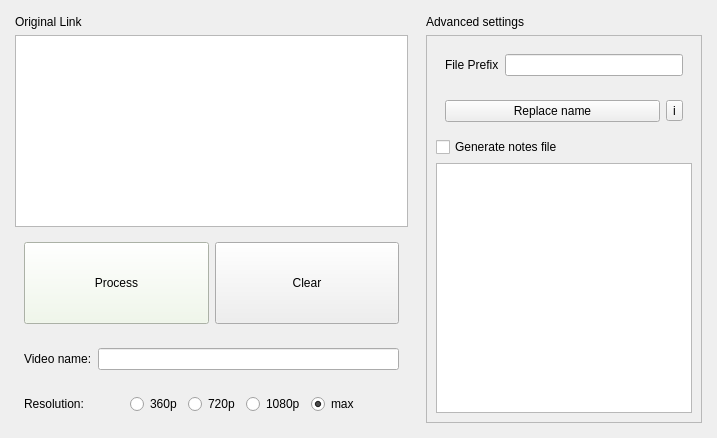
     <widget class="QWidget" name="widget_9" native="true">
      <property name="sizePolicy">
       <sizepolicy hsizetype="Preferred" vsizetype="Preferred">
        <horstretch>0</horstretch>
        <verstretch>0</verstretch>
       </sizepolicy>
      </property>
      <layout class="QHBoxLayout" name="horizontalLayout_8">
       <property name="spacing">
        <number>0</number>
       </property>
       <property name="leftMargin">
        <number>6</number>
       </property>
       <property name="topMargin">
        <number>6</number>
       </property>
       <property name="rightMargin">
        <number>6</number>
       </property>
       <property name="bottomMargin">
        <number>6</number>
       </property>
       <item>
        <widget class="QWidget" name="widget_10" native="true">
         <layout class="QVBoxLayout" name="verticalLayout_5">
          <item>
           <widget class="QLabel" name="label">
            <property name="text">
             <string>Original Link</string>
            </property>
           </widget>
          </item>
          <item>
           <widget class="QPlainTextEdit" name="text_edit_link"/>
          </item>
          <item>
           <widget class="QWidget" name="widget_2" native="true">
            <property name="minimumSize">
             <size>
              <width>0</width>
              <height>100</height>
             </size>
            </property>
            <layout class="QHBoxLayout" name="horizontalLayout_3">
             <item>
              <widget class="QPushButton" name="btn_process">
               <property name="sizePolicy">
                <sizepolicy hsizetype="Minimum" vsizetype="Minimum">
                 <horstretch>0</horstretch>
                 <verstretch>0</verstretch>
                </sizepolicy>
               </property>
               <property name="palette">
                <palette>
                 <active>
                  <colorrole role="WindowText">
                   <brush brushstyle="SolidPattern">
                    <color alpha="255">
                     <red>0</red>
                     <green>0</green>
                     <blue>0</blue>
                    </color>
                   </brush>
                  </colorrole>
                  <colorrole role="Button">
                   <brush brushstyle="SolidPattern">
                    <color alpha="255">
                     <red>239</red>
                     <green>248</green>
                     <blue>232</blue>
                    </color>
                   </brush>
                  </colorrole>
                  <colorrole role="Light">
                   <brush brushstyle="SolidPattern">
                    <color alpha="255">
                     <red>255</red>
                     <green>255</green>
                     <blue>255</blue>
                    </color>
                   </brush>
                  </colorrole>
                  <colorrole role="Midlight">
                   <brush brushstyle="SolidPattern">
                    <color alpha="255">
                     <red>247</red>
                     <green>251</green>
                     <blue>243</blue>
                    </color>
                   </brush>
                  </colorrole>
                  <colorrole role="Dark">
                   <brush brushstyle="SolidPattern">
                    <color alpha="255">
                     <red>119</red>
                     <green>124</green>
                     <blue>116</blue>
                    </color>
                   </brush>
                  </colorrole>
                  <colorrole role="Mid">
                   <brush brushstyle="SolidPattern">
                    <color alpha="255">
                     <red>159</red>
                     <green>165</green>
                     <blue>155</blue>
                    </color>
                   </brush>
                  </colorrole>
                  <colorrole role="Text">
                   <brush brushstyle="SolidPattern">
                    <color alpha="255">
                     <red>0</red>
                     <green>0</green>
                     <blue>0</blue>
                    </color>
                   </brush>
                  </colorrole>
                  <colorrole role="BrightText">
                   <brush brushstyle="SolidPattern">
                    <color alpha="255">
                     <red>255</red>
                     <green>255</green>
                     <blue>255</blue>
                    </color>
                   </brush>
                  </colorrole>
                  <colorrole role="ButtonText">
                   <brush brushstyle="SolidPattern">
                    <color alpha="255">
                     <red>0</red>
                     <green>0</green>
                     <blue>0</blue>
                    </color>
                   </brush>
                  </colorrole>
                  <colorrole role="Base">
                   <brush brushstyle="SolidPattern">
                    <color alpha="255">
                     <red>255</red>
                     <green>255</green>
                     <blue>255</blue>
                    </color>
                   </brush>
                  </colorrole>
                  <colorrole role="Window">
                   <brush brushstyle="SolidPattern">
                    <color alpha="255">
                     <red>239</red>
                     <green>248</green>
                     <blue>232</blue>
                    </color>
                   </brush>
                  </colorrole>
                  <colorrole role="Shadow">
                   <brush brushstyle="SolidPattern">
                    <color alpha="255">
                     <red>0</red>
                     <green>0</green>
                     <blue>0</blue>
                    </color>
                   </brush>
                  </colorrole>
                  <colorrole role="AlternateBase">
                   <brush brushstyle="SolidPattern">
                    <color alpha="255">
                     <red>247</red>
                     <green>251</green>
                     <blue>243</blue>
                    </color>
                   </brush>
                  </colorrole>
                  <colorrole role="ToolTipBase">
                   <brush brushstyle="SolidPattern">
                    <color alpha="255">
                     <red>255</red>
                     <green>255</green>
                     <blue>220</blue>
                    </color>
                   </brush>
                  </colorrole>
                  <colorrole role="ToolTipText">
                   <brush brushstyle="SolidPattern">
                    <color alpha="255">
                     <red>0</red>
                     <green>0</green>
                     <blue>0</blue>
                    </color>
                   </brush>
                  </colorrole>
                  <colorrole role="PlaceholderText">
                   <brush brushstyle="SolidPattern">
                    <color alpha="128">
                     <red>0</red>
                     <green>0</green>
                     <blue>0</blue>
                    </color>
                   </brush>
                  </colorrole>
                 </active>
                 <inactive>
                  <colorrole role="WindowText">
                   <brush brushstyle="SolidPattern">
                    <color alpha="255">
                     <red>0</red>
                     <green>0</green>
                     <blue>0</blue>
                    </color>
                   </brush>
                  </colorrole>
                  <colorrole role="Button">
                   <brush brushstyle="SolidPattern">
                    <color alpha="255">
                     <red>239</red>
                     <green>248</green>
                     <blue>232</blue>
                    </color>
                   </brush>
                  </colorrole>
                  <colorrole role="Light">
                   <brush brushstyle="SolidPattern">
                    <color alpha="255">
                     <red>255</red>
                     <green>255</green>
                     <blue>255</blue>
                    </color>
                   </brush>
                  </colorrole>
                  <colorrole role="Midlight">
                   <brush brushstyle="SolidPattern">
                    <color alpha="255">
                     <red>247</red>
                     <green>251</green>
                     <blue>243</blue>
                    </color>
                   </brush>
                  </colorrole>
                  <colorrole role="Dark">
                   <brush brushstyle="SolidPattern">
                    <color alpha="255">
                     <red>119</red>
                     <green>124</green>
                     <blue>116</blue>
                    </color>
                   </brush>
                  </colorrole>
                  <colorrole role="Mid">
                   <brush brushstyle="SolidPattern">
                    <color alpha="255">
                     <red>159</red>
                     <green>165</green>
                     <blue>155</blue>
                    </color>
                   </brush>
                  </colorrole>
                  <colorrole role="Text">
                   <brush brushstyle="SolidPattern">
                    <color alpha="255">
                     <red>0</red>
                     <green>0</green>
                     <blue>0</blue>
                    </color>
                   </brush>
                  </colorrole>
                  <colorrole role="BrightText">
                   <brush brushstyle="SolidPattern">
                    <color alpha="255">
                     <red>255</red>
                     <green>255</green>
                     <blue>255</blue>
                    </color>
                   </brush>
                  </colorrole>
                  <colorrole role="ButtonText">
                   <brush brushstyle="SolidPattern">
                    <color alpha="255">
                     <red>0</red>
                     <green>0</green>
                     <blue>0</blue>
                    </color>
                   </brush>
                  </colorrole>
                  <colorrole role="Base">
                   <brush brushstyle="SolidPattern">
                    <color alpha="255">
                     <red>255</red>
                     <green>255</green>
                     <blue>255</blue>
                    </color>
                   </brush>
                  </colorrole>
                  <colorrole role="Window">
                   <brush brushstyle="SolidPattern">
                    <color alpha="255">
                     <red>239</red>
                     <green>248</green>
                     <blue>232</blue>
                    </color>
                   </brush>
                  </colorrole>
                  <colorrole role="Shadow">
                   <brush brushstyle="SolidPattern">
                    <color alpha="255">
                     <red>0</red>
                     <green>0</green>
                     <blue>0</blue>
                    </color>
                   </brush>
                  </colorrole>
                  <colorrole role="AlternateBase">
                   <brush brushstyle="SolidPattern">
                    <color alpha="255">
                     <red>247</red>
                     <green>251</green>
                     <blue>243</blue>
                    </color>
                   </brush>
                  </colorrole>
                  <colorrole role="ToolTipBase">
                   <brush brushstyle="SolidPattern">
                    <color alpha="255">
                     <red>255</red>
                     <green>255</green>
                     <blue>220</blue>
                    </color>
                   </brush>
                  </colorrole>
                  <colorrole role="ToolTipText">
                   <brush brushstyle="SolidPattern">
                    <color alpha="255">
                     <red>0</red>
                     <green>0</green>
                     <blue>0</blue>
                    </color>
                   </brush>
                  </colorrole>
                  <colorrole role="PlaceholderText">
                   <brush brushstyle="SolidPattern">
                    <color alpha="128">
                     <red>0</red>
                     <green>0</green>
                     <blue>0</blue>
                    </color>
                   </brush>
                  </colorrole>
                 </inactive>
                 <disabled>
                  <colorrole role="WindowText">
                   <brush brushstyle="SolidPattern">
                    <color alpha="255">
                     <red>119</red>
                     <green>124</green>
                     <blue>116</blue>
                    </color>
                   </brush>
                  </colorrole>
                  <colorrole role="Button">
                   <brush brushstyle="SolidPattern">
                    <color alpha="255">
                     <red>239</red>
                     <green>248</green>
                     <blue>232</blue>
                    </color>
                   </brush>
                  </colorrole>
                  <colorrole role="Light">
                   <brush brushstyle="SolidPattern">
                    <color alpha="255">
                     <red>255</red>
                     <green>255</green>
                     <blue>255</blue>
                    </color>
                   </brush>
                  </colorrole>
                  <colorrole role="Midlight">
                   <brush brushstyle="SolidPattern">
                    <color alpha="255">
                     <red>247</red>
                     <green>251</green>
                     <blue>243</blue>
                    </color>
                   </brush>
                  </colorrole>
                  <colorrole role="Dark">
                   <brush brushstyle="SolidPattern">
                    <color alpha="255">
                     <red>119</red>
                     <green>124</green>
                     <blue>116</blue>
                    </color>
                   </brush>
                  </colorrole>
                  <colorrole role="Mid">
                   <brush brushstyle="SolidPattern">
                    <color alpha="255">
                     <red>159</red>
                     <green>165</green>
                     <blue>155</blue>
                    </color>
                   </brush>
                  </colorrole>
                  <colorrole role="Text">
                   <brush brushstyle="SolidPattern">
                    <color alpha="255">
                     <red>119</red>
                     <green>124</green>
                     <blue>116</blue>
                    </color>
                   </brush>
                  </colorrole>
                  <colorrole role="BrightText">
                   <brush brushstyle="SolidPattern">
                    <color alpha="255">
                     <red>255</red>
                     <green>255</green>
                     <blue>255</blue>
                    </color>
                   </brush>
                  </colorrole>
                  <colorrole role="ButtonText">
                   <brush brushstyle="SolidPattern">
                    <color alpha="255">
                     <red>119</red>
                     <green>124</green>
                     <blue>116</blue>
                    </color>
                   </brush>
                  </colorrole>
                  <colorrole role="Base">
                   <brush brushstyle="SolidPattern">
                    <color alpha="255">
                     <red>239</red>
                     <green>248</green>
                     <blue>232</blue>
                    </color>
                   </brush>
                  </colorrole>
                  <colorrole role="Window">
                   <brush brushstyle="SolidPattern">
                    <color alpha="255">
                     <red>239</red>
                     <green>248</green>
                     <blue>232</blue>
                    </color>
                   </brush>
                  </colorrole>
                  <colorrole role="Shadow">
                   <brush brushstyle="SolidPattern">
                    <color alpha="255">
                     <red>0</red>
                     <green>0</green>
                     <blue>0</blue>
                    </color>
                   </brush>
                  </colorrole>
                  <colorrole role="AlternateBase">
                   <brush brushstyle="SolidPattern">
                    <color alpha="255">
                     <red>239</red>
                     <green>248</green>
                     <blue>232</blue>
                    </color>
                   </brush>
                  </colorrole>
                  <colorrole role="ToolTipBase">
                   <brush brushstyle="SolidPattern">
                    <color alpha="255">
                     <red>255</red>
                     <green>255</green>
                     <blue>220</blue>
                    </color>
                   </brush>
                  </colorrole>
                  <colorrole role="ToolTipText">
                   <brush brushstyle="SolidPattern">
                    <color alpha="255">
                     <red>0</red>
                     <green>0</green>
                     <blue>0</blue>
                    </color>
                   </brush>
                  </colorrole>
                  <colorrole role="PlaceholderText">
                   <brush brushstyle="SolidPattern">
                    <color alpha="128">
                     <red>0</red>
                     <green>0</green>
                     <blue>0</blue>
                    </color>
                   </brush>
                  </colorrole>
                 </disabled>
                </palette>
               </property>
               <property name="text">
                <string>Process</string>
               </property>
              </widget>
             </item>
             <item>
              <widget class="QPushButton" name="btn_clear">
               <property name="sizePolicy">
                <sizepolicy hsizetype="Minimum" vsizetype="Minimum">
                 <horstretch>0</horstretch>
                 <verstretch>0</verstretch>
                </sizepolicy>
               </property>
               <property name="text">
                <string>Clear</string>
               </property>
              </widget>
             </item>
            </layout>
           </widget>
          </item>
          <item>
           <widget class="QWidget" name="widget_3" native="true">
            <layout class="QHBoxLayout" name="horizontalLayout_2">
             <item>
              <widget class="QLabel" name="label_2">
               <property name="text">
                <string>Video name:</string>
               </property>
              </widget>
             </item>
             <item>
              <widget class="QLineEdit" name="line_edit_vid_title"/>
             </item>
            </layout>
           </widget>
          </item>
          <item>
           <widget class="QWidget" name="widget_4" native="true">
            <layout class="QHBoxLayout" name="horizontalLayout_4">
             <item>
              <widget class="QLabel" name="label_3">
               <property name="text">
                <string>Resolution:</string>
               </property>
              </widget>
             </item>
             <item>
              <spacer name="horizontalSpacer_4">
               <property name="orientation">
                <enum>Qt::Horizontal</enum>
               </property>
               <property name="sizeHint" stdset="0">
                <size>
                 <width>40</width>
                 <height>20</height>
                </size>
               </property>
              </spacer>
             </item>
             <item>
              <widget class="QRadioButton" name="radio_btn_360p">
               <property name="text">
                <string>360p</string>
               </property>
              </widget>
             </item>
             <item>
              <widget class="QRadioButton" name="radio_btn_720p">
               <property name="text">
                <string>720p</string>
               </property>
              </widget>
             </item>
             <item>
              <widget class="QRadioButton" name="radio_btn_1080p">
               <property name="text">
                <string>1080p</string>
               </property>
              </widget>
             </item>
             <item>
              <widget class="QRadioButton" name="radio_btn_maxp">
               <property name="text">
                <string>max</string>
               </property>
               <property name="checked">
                <bool>true</bool>
               </property>
              </widget>
             </item>
             <item>
              <spacer name="horizontalSpacer_3">
               <property name="orientation">
                <enum>Qt::Horizontal</enum>
               </property>
               <property name="sizeHint" stdset="0">
                <size>
                 <width>40</width>
                 <height>20</height>
                </size>
               </property>
              </spacer>
             </item>
            </layout>
           </widget>
          </item>
         </layout>
        </widget>
       </item>
       <item>
        <widget class="QWidget" name="wid_adv_stg" native="true">
         <layout class="QVBoxLayout" name="verticalLayout_6">
          <item>
           <widget class="QLabel" name="label_5">
            <property name="text">
             <string>Advanced settings</string>
            </property>
           </widget>
          </item>
          <item>
           <widget class="QFrame" name="frame_adv_stg">
            <property name="frameShape">
             <enum>QFrame::StyledPanel</enum>
            </property>
            <property name="frameShadow">
             <enum>QFrame::Raised</enum>
            </property>
            <layout class="QVBoxLayout" name="verticalLayout">
             <item>
              <widget class="QWidget" name="widget_8" native="true">
               <layout class="QHBoxLayout" name="horizontalLayout_7">
                <item>
                 <widget class="QLabel" name="label_4">
                  <property name="text">
                   <string>File Prefix</string>
                  </property>
                 </widget>
                </item>
                <item>
                 <widget class="QLineEdit" name="line_edit_prefix"/>
                </item>
               </layout>
              </widget>
             </item>
             <item>
              <widget class="QWidget" name="widget" native="true">
               <layout class="QHBoxLayout" name="horizontalLayout_9">
                <item>
                 <widget class="QPushButton" name="btn_process_title">
                  <property name="text">
                   <string>Replace name</string>
                  </property>
                 </widget>
                </item>
                <item>
                 <widget class="QToolButton" name="btn_replace_info">
                  <property name="text">
                   <string>i</string>
                  </property>
                 </widget>
                </item>
               </layout>
              </widget>
             </item>
             <item>
              <widget class="QCheckBox" name="check_box_generate_notes">
               <property name="text">
                <string>Generate notes file</string>
               </property>
               <property name="checked">
                <bool>false</bool>
               </property>
              </widget>
             </item>
             <item>
              <widget class="QPlainTextEdit" name="text_edit_notes"/>
             </item>
            </layout>
           </widget>
          </item>
         </layout>
        </widget>
       </item>
      </layout>
     </widget>
